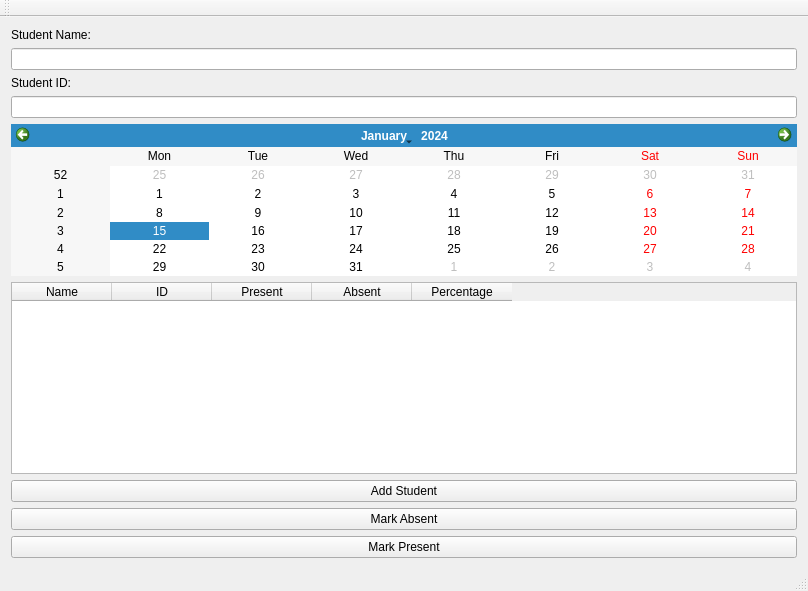
<?xml version="1.0" encoding="UTF-8"?>
<ui version="4.0">
 <class>StudentAttendanceGUIClass</class>
 <widget class="QMainWindow" name="StudentAttendanceGUIClass">
  <property name="geometry">
   <rect>
    <x>0</x>
    <y>0</y>
    <width>808</width>
    <height>591</height>
   </rect>
  </property>
  <property name="windowTitle">
   <string>StudentAttendanceGUI</string>
  </property>
  <widget class="QWidget" name="centralWidget">
   <layout class="QVBoxLayout" name="verticalLayout">
    <item>
     <widget class="QLabel" name="label">
      <property name="text">
       <string>Student Name:</string>
      </property>
     </widget>
    </item>
    <item>
     <widget class="QLineEdit" name="txtName"/>
    </item>
    <item>
     <widget class="QLabel" name="label_2">
      <property name="text">
       <string>Student ID:</string>
      </property>
     </widget>
    </item>
    <item>
     <widget class="QLineEdit" name="txtID"/>
    </item>
    <item>
     <widget class="QCalendarWidget" name="attendanceCalendar"/>
    </item>
    <item>
     <widget class="QTableWidget" name="attendanceTable">
      <column>
       <property name="text">
        <string>Name</string>
       </property>
      </column>
      <column>
       <property name="text">
        <string>ID</string>
       </property>
      </column>
      <column>
       <property name="text">
        <string>Present</string>
       </property>
      </column>
      <column>
       <property name="text">
        <string>Absent</string>
       </property>
      </column>
      <column>
       <property name="text">
        <string>Percentage</string>
       </property>
      </column>
     </widget>
    </item>
    <item>
     <widget class="QPushButton" name="btnAdd">
      <property name="text">
       <string>Add Student</string>
      </property>
     </widget>
    </item>
    <item>
     <widget class="QPushButton" name="btnAbsent">
      <property name="text">
       <string>Mark Absent</string>
      </property>
     </widget>
    </item>
    <item>
     <widget class="QPushButton" name="btnPresent">
      <property name="text">
       <string>Mark Present</string>
      </property>
     </widget>
    </item>
   </layout>
  </widget>
  <widget class="QMenuBar" name="menuBar">
   <property name="geometry">
    <rect>
     <x>0</x>
     <y>0</y>
     <width>808</width>
     <height>33</height>
    </rect>
   </property>
  </widget>
  <widget class="QToolBar" name="mainToolBar">
   <attribute name="toolBarArea">
    <enum>TopToolBarArea</enum>
   </attribute>
   <attribute name="toolBarBreak">
    <bool>false</bool>
   </attribute>
  </widget>
  <widget class="QStatusBar" name="statusBar"/>
 </widget>
 <layoutdefault spacing="6" margin="11"/>
 <resources>
  <include location="StudentAttendanceGUI.qrc"/>
 </resources>
 <connections/>
</ui>
